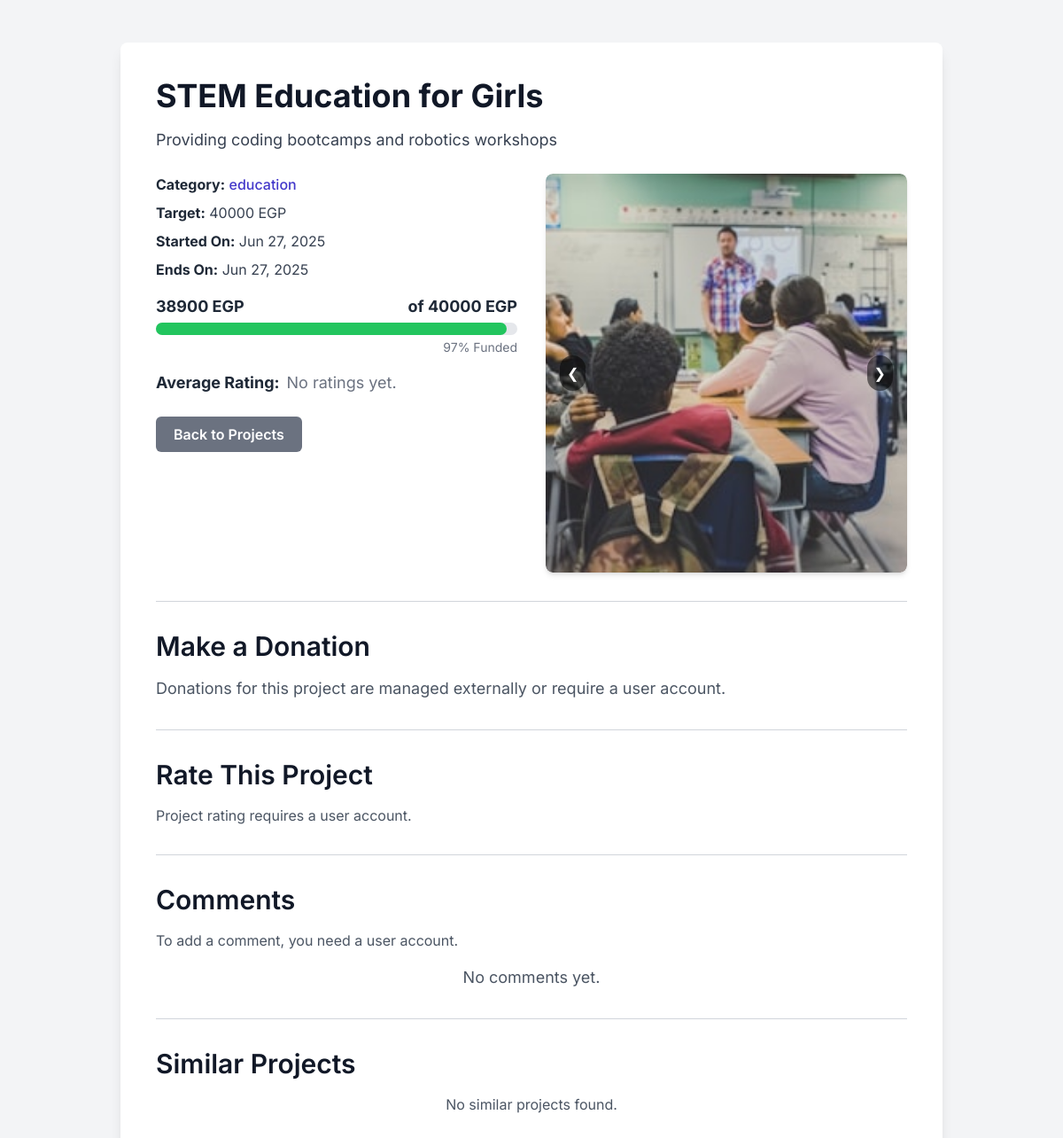
Page /4/ on the committed database.
### projects/models.py (models this page shows, shortened)
class Project(models.Model):
    STATUS_CHOICES = (
        ('active', 'Active'),
        ('completed', 'Completed'),
        ('canceled', 'Canceled'),
        ('expired', 'Expired'),
    )
    title = models.CharField(max_length=200)
    details = models.TextField()
    total_target = models.PositiveIntegerField(help_text="Target amount in EGP")
    owner = models.ForeignKey(User, on_delete=models.CASCADE, related_name='projects')
    category = models.ForeignKey(Category, on_delete=models.SET_NULL, null=True, blank=True)
    tags = models.ManyToManyField(Tag, blank=True)
    start_time = models.DateTimeField(default=timezone.now)
    end_time = models.DateTimeField()
    created_at = models.DateTimeField(auto_now_add=True)
    updated_at = models.DateTimeField(auto_now=True)
    status = models.CharField(max_length=10, choices=STATUS_CHOICES, default='active')
    is_featured = models.BooleanField(default=False) # Added as per API views usage
    @property
    def total_donations_collected(self): # Renamed for clarity and to avoid conflict if 'total_donations' annotation is used
        result = self.donations.aggregate(total=Sum('amount'))
        return result['total'] if result['total'] is not None else 0
    @property
    def percent_funded(self):
        if self.total_target > 0:
            return min(100, (self.total_donations_collected / self.total_target) * 100)
        return 0

class Category(models.Model):
    name = models.CharField(max_length=100)
    description = models.TextField(blank=True)
    class Meta:
        verbose_name_plural = "Categories"

class ProjectPicture(models.Model):
    project = models.ForeignKey(Project, related_name='pictures', on_delete=models.SET_NULL,null=True)
    image = models.ImageField(upload_to='projects/')
    uploaded_at = models.DateTimeField(auto_now_add=True)

### projects/views.py (the view)
# urls.py: path('<int:pk>/', views.ProjectDetailView.as_view(), name='detail'),
class ProjectDetailView(DetailView):
    model = Project
    template_name = 'projects/project_detail.html'
    def get_context_data(self, **kwargs):
        context = super().get_context_data(**kwargs)
        context['comment_form'] = CommentForm()
        context['rating_form'] = RatingForm()
        context['donation_form'] = DonationForm()
        return context

### projects/templates/projects/project_detail.html (shortened to what this page needs)
{% load static %}
<!DOCTYPE html>
<html lang="en">
<head>
    <script src="https://cdn.tailwindcss.com"></script>
</head>
<body>
    <div class="container mx-auto p-4 md:p-8 lg:p-12">
        <div class="bg-white rounded-lg shadow-lg p-6 md:p-8 lg:p-10 mb-8">
            <h1 class="text-3xl md:text-4xl font-bold text-gray-900 mb-4">{{ project.title }}</h1>
            <p class="text-gray-700 text-base md:text-lg mb-6">{{ project.details }}</p>
            <div class="grid grid-cols-1 md:grid-cols-2 gap-8 mb-8">
                <div>
                    <p class="text-gray-700 mb-2"><strong class="text-gray-800">Category:</strong> <span class="font-medium text-indigo-700">{{ project.category.name }}</span></p>
                    <p class="text-gray-700 mb-2"><strong class="text-gray-800">Target:</strong> {{ project.total_target|floatformat:0 }} EGP</p>
                    <p class="text-gray-700 mb-2"><strong class="text-gray-800">Started On:</strong> {{ project.start_time|date:"M d, Y" }}</p>
                    <p class="text-gray-700 mb-4"><strong class="text-gray-800">Ends On:</strong> {{ project.end_time|date:"M d, Y" }}</p>
                    <div class="mb-4">
                        <div class="flex justify-between text-gray-800 text-lg font-bold mb-1">
                            <span>{{ project.total_donations_collected|floatformat:0 }} EGP</span>
                            <span>of {{ project.total_target|floatformat:0 }} EGP</span>
                        </div>
                        <div class="w-full bg-gray-200 rounded-full h-3.5">
                            {% if project.total_target > 0 %}
                                <div class="bg-green-500 h-3.5 rounded-full" style="width: {{ project.percent_funded|floatformat:0 }}%;"></div>
                            {% else %}
                                <div class="bg-gray-400 h-3.5 rounded-full" style="width: 0%;"></div>
                            {% endif %}
                        </div>
                        {% if project.total_target > 0 %}
                            <p class="text-sm text-gray-500 mt-1 text-right">{{ project.percent_funded|floatformat:0 }}% Funded</p>
                        {% endif %}
                    </div>
                    <div class="flex items-center text-lg text-gray-800 mb-4">
                        <strong class="mr-2">Average Rating:</strong>
                        {% if project.average_rating %}
                            <span class="flex items-center">
                                <svg class="w-5 h-5 text-yellow-400 mr-1" fill="currentColor" viewBox="0 0 20 20">
                                    <path d="M9.049 2.927c.3-.921 1.603-.921 1.902 0l1.07 3.292a1 1 0 00.95.69h3.462c.969 0 1.371 1.24.588 1.81l-2.8 2.034a1 1 0 00-.364 1.118l1.07 3.292c.3.921-.755 1.683-1.538 1.118l-2.8-2.034a1 1 0 00-1.175 0l-2.8 2.034c-.783.565-1.838-.197-1.538-1.118l1.07-3.292a1 1 0 00-.364-1.118L2.98 8.72c-.783-.57-.38-1.81.588-1.81h3.462a1 1 0 00.95-.69l1.07-3.292z"></path>
                                </svg>
                                {{ project.average_rating|floatformat:1 }}/5 ({{ project.rating_count }} reviews)
                            </span>
                        {% else %}
                            <span class="text-gray-500">No ratings yet.</span>
                        {% endif %}
                    </div>
                    <div class="flex flex-wrap gap-4 mt-6">
                        <a href="{% url 'projects:list' %}" class="bg-gray-500 text-white px-5 py-2 rounded-md font-semibold hover:bg-gray-600 transition duration-300">Back to Projects</a>
                    </div>
                </div>
                <div class="relative w-full overflow-hidden rounded-lg shadow-md" id="image-slider">
                    {% if project.pictures.exists %}
                        <div class="flex transition-transform duration-500 ease-in-out" id="slider-container">
                            {% for pic in project.pictures.all %}
                                <img src="{{ pic.image.url }}" alt="{{ project.title }} picture {{ forloop.counter }}" class="w-full flex-shrink-0 object-cover h-96">
                            {% endfor %}
                        </div>
                        <button class="absolute top-1/2 left-4 transform -translate-y-1/2 bg-black bg-opacity-50 text-white p-2 rounded-full hover:bg-opacity-75 focus:outline-none" onclick="prevSlide()">&#10094;</button>
                        <button class="absolute top-1/2 right-4 transform -translate-y-1/2 bg-black bg-opacity-50 text-white p-2 rounded-full hover:bg-opacity-75 focus:outline-none" onclick="nextSlide()">&#10095;</button>
                    {% else %}
                        <img src="https://placehold.co/600x400/CCCCCC/000000?text=No+Images" alt="No Images Available" class="w-full object-cover h-96">
                    {% endif %}
                </div>
            </div>
            <hr class="my-8 border-gray-300">
            <h2 class="text-2xl md:text-3xl font-semibold text-gray-900 mb-4">Make a Donation</h2>
            <p class="text-gray-600 text-lg mb-4">Donations for this project are managed externally or require a user account.</p>
            <hr class="my-8 border-gray-300">
            <h2 class="text-2xl md:text-3xl font-semibold text-gray-900 mb-4">Rate This Project</h2>
            <p class="text-gray-600 mb-4">Project rating requires a user account.</p>
            <hr class="my-8 border-gray-300">
            <h2 class="text-2xl md:text-3xl font-semibold text-gray-900 mb-4">Comments</h2>
            <p class="text-gray-600 mb-4">To add a comment, you need a user account.</p>
            {% if project.comments.exists %}
                <div class="space-y-6 mt-6">
                    {% for comment in project.comments.all %}
                        {% if not comment.parent %}
                            {% include "projects/includes/comment_card.html" with comment=comment project=project %}
                        {% endif %}
                    {% endfor %}
                </div>
            {% else %}
                <p class="text-center text-gray-600 text-lg">No comments yet.</p>
            {% endif %}
            <hr class="my-8 border-gray-300">
            <h2 class="text-2xl md:text-3xl font-semibold text-gray-900 mb-4">Similar Projects</h2>
            {% if similar_projects %}
                <div class="grid grid-cols-1 md:grid-cols-2 lg:grid-cols-4 gap-6">
                    {% for sim_project in similar_projects %}
                        <div class="bg-white rounded-lg shadow-md overflow-hidden transition transform hover:scale-105 duration-300 ease-in-out">
                            {% if sim_project.pictures.first %}
                                <img src="{{ sim_project.pictures.first.image.url }}" alt="{{ sim_project.title }}" class="w-full h-32 object-cover">
                            {% else %}
                                <img src="https://placehold.co/400x200/CCCCCC/000000?text=No+Image" alt="No Image" class="w-full h-32 object-cover">
                            {% endif %}
                            <div class="p-4">
                                <h3 class="text-lg font-semibold text-gray-900 mb-1">{{ sim_project.title }}</h3>
                                <p class="text-gray-600 text-sm mb-2">{{ sim_project.details|truncatechars:70 }}</p>
                                <div class="flex justify-between items-center text-sm text-gray-500">
                                    <span>Funded: {{ sim_project.percent_funded|floatformat:0 }}%</span>
                                    {% if sim_project.average_rating %}
                                        <span class="flex items-center">
                                            <svg class="w-4 h-4 text-yellow-400 mr-1" fill="currentColor" viewBox="0 0 20 20">
                                                <path d="M9.049 2.927c.3-.921 1.603-.921 1.902 0l1.07 3.292a1 1 0 00.95.69h3.462c.969 0 1.371 1.24.588 1.81l-2.8 2.034a1 1 0 00-.364 1.118l1.07 3.292c.3.921-.755 1.683-1.538 1.118l-2.8-2.034a1 1 0 00-1.175 0l-2.8 2.034c-.783.565-1.838-.197-1.538-1.118l1.07-3.292a1 1 0 00-.364-1.118L2.98 8.72c-.783-.57-.38-1.81.588-1.81h3.462a1 1 0 00.95-.69l1.07-3.292z"></path>
                                            </svg>
                                            {{ sim_project.average_rating|floatformat:1 }}
                                        </span>
                                    {% endif %}
                                </div>
                                <a href="{% url 'projects:detail' sim_project.pk %}" class="block mt-3 text-center bg-indigo-500 text-white px-4 py-2 rounded-md text-sm font-semibold hover:bg-indigo-600 transition duration-300">View Details</a>
                            </div>
                        </div>
                    {% endfor %}
                </div>
            {% else %}
                <p class="text-center text-gray-600">No similar projects found.</p>
            {% endif %}
        </div>
</body>
</html>

### projects/templates/projects/project_detail.html (style rules this page uses)
body { font-family: 'Inter', sans-serif; background-color: #f3f4f6; color: #333; }
#slider-container { display: flex; transition: transform 0.5s ease-in-out; }
#image-slider img { width: 100%; flex-shrink: 0; object-fit: cover; height: 450px; border-radius: 0.5rem; }

### rows in the picture
Project: title "STEM Education for Girls", details "Providing coding bootcamps and robotics workshops", category.name "education", total_target "40000", start_time "Jun 27, 2025", end_time "Jun 27, 2025", total_donations_collected "38900", percent_funded "97"
ProjectPicture: image (picture)
